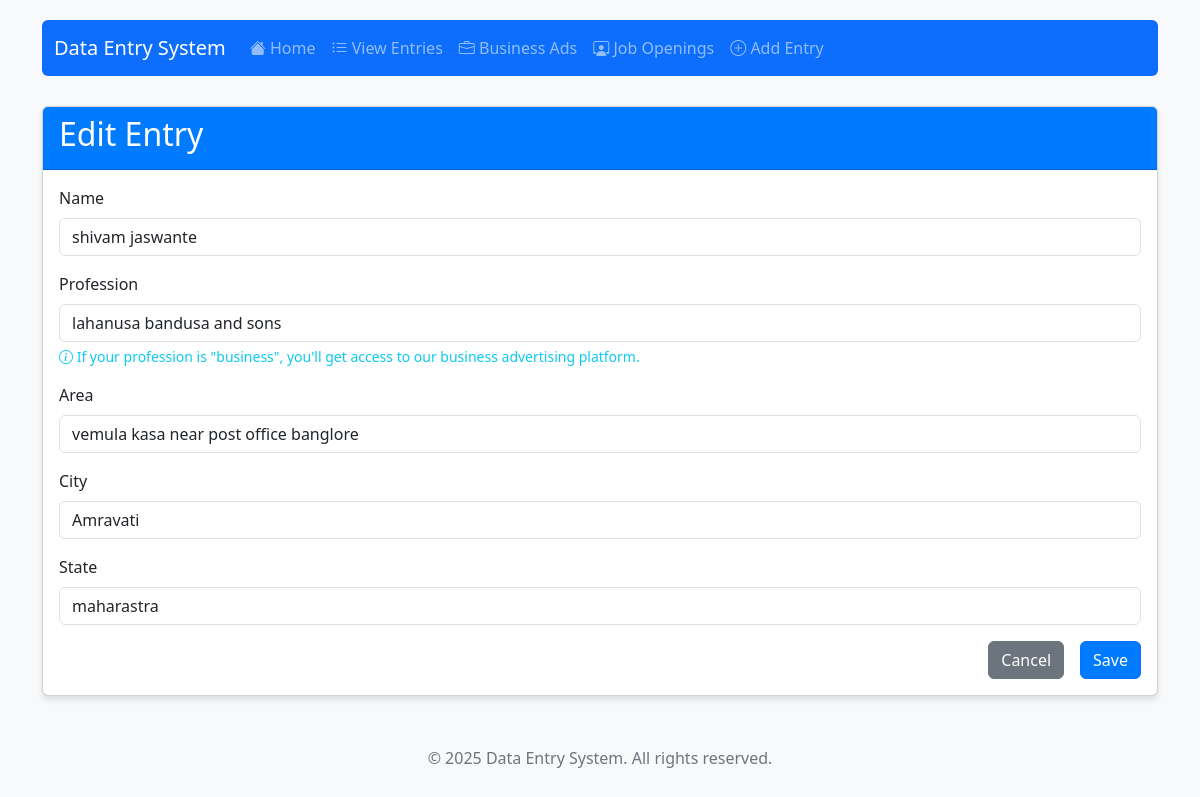
The page /entries/2/edit/ on the database its author committed.
### entry_app/models.py (models this page shows, shortened)
class PersonalInfo(models.Model):
    name = models.CharField(max_length=100)
    profession = models.CharField(max_length=100)
    area = models.CharField(max_length=100)
    city = models.CharField(max_length=100)
    state = models.CharField(max_length=100)
    created_at = models.DateTimeField(auto_now_add=True)
    updated_at = models.DateTimeField(auto_now=True)

### entry_app/views.py (the view, shortened to what this page needs)
# urls.py: path('entries/<int:pk>/edit/', views.PersonalInfoUpdateView.as_view(), name='edit_entry'),
class PersonalInfoUpdateView(UpdateView):
    model = PersonalInfo
    form_class = PersonalInfoForm
    template_name = 'entry_app/form.html'

### entry_app/forms.py
class PersonalInfoForm(forms.ModelForm):
    class Meta:
        model = PersonalInfo
        fields = ['name', 'profession', 'area', 'city', 'state']
        widgets = {
            'name': forms.TextInput(attrs={'class': 'form-control', 'placeholder': 'Enter your name'}),
            'profession': forms.TextInput(attrs={'class': 'form-control', 'placeholder': 'Enter your profession'}),
            'area': forms.TextInput(attrs={'class': 'form-control', 'placeholder': 'Enter your area'}),
            'city': forms.TextInput(attrs={'class': 'form-control', 'placeholder': 'Enter your city'}),
            'state': forms.TextInput(attrs={'class': 'form-control', 'placeholder': 'Enter your state'}),
        }

### entry_app/templates/entry_app/form.html (shortened to what this page needs)
{% extends 'entry_app/base.html' %}
{% block content %}
<div class="card">
    <div class="card-header">
        <h2>{% if form.instance.id %}Edit Entry{% else %}Add New Entry{% endif %}</h2>
    </div>
    <div class="card-body">
        <form method="post" novalidate>
            <div class="mb-3">
                <label for="{{ form.name.id_for_label }}" class="form-label">Name</label>
                {{ form.name }}
            </div>
            <div class="mb-3">
                <label for="{{ form.profession.id_for_label }}" class="form-label">Profession</label>
                {{ form.profession }}
                <div class="form-text text-info">
                    <i class="bi bi-info-circle"></i> If your profession is "business", you'll get access to our business advertising platform.
                </div>
            </div>
            <div class="mb-3">
                <label for="{{ form.area.id_for_label }}" class="form-label">Area</label>
                {{ form.area }}
            </div>
            <div class="mb-3">
                <label for="{{ form.city.id_for_label }}" class="form-label">City</label>
                {{ form.city }}
            </div>
            <div class="mb-3">
                <label for="{{ form.state.id_for_label }}" class="form-label">State</label>
                {{ form.state }}
            </div>
            <div class="d-grid gap-2 d-md-flex justify-content-md-end">
                <a href="{% url 'list_entries' %}" class="btn btn-secondary me-md-2">Cancel</a>
                <button type="submit" class="btn btn-primary">Save</button>
            </div>
        </form>
    </div>
</div>
{% endblock %}

### entry_app/templates/entry_app/base.html (style rules this page uses)
body { padding-top: 20px; background-color: #f8f9fa; }
.card { margin-bottom: 20px; box-shadow: 0 4px 6px rgba(0,0,0,0.1); }
.card-header { background-color: #007bff; color: white; }
.btn-primary { background-color: #007bff; }

### rows shown on the page
PersonalInfo: name "shivam jaswante", profession "lahanusa bandusa and sons", area "vemula kasa near post office banglore", city "Amravati", state "maharastra"
